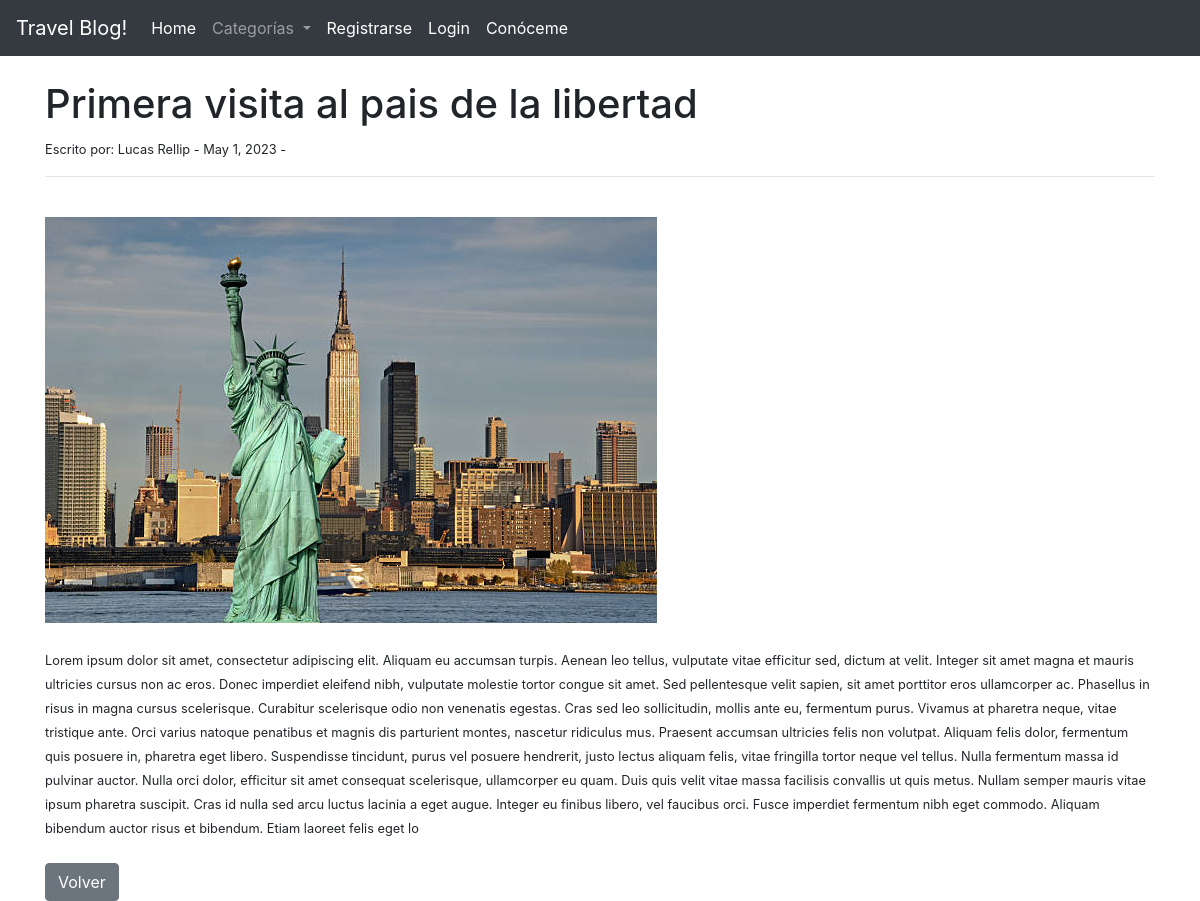
Page /articulo/23 on the committed database.
### TravelBlog/models.py (models this page shows, shortened)
class Post(models.Model):
    titulo = models.CharField(max_length= 50)
    autor = models.ForeignKey(User, on_delete=models.CASCADE)
    cuerpo = models.TextField()
    fechapost = models.DateField(auto_now_add=True)
    categorias = models.CharField(max_length= 50, default='Otros')
    imagen = models.ImageField(null=True, blank=True, upload_to = "imagenes/")

### TravelBlog/views.py (the view)
# urls.py: path('articulo/<int:pk>', VistaArticulo.as_view(), name = "articulodetalle"),
class VistaArticulo(DetailView):
    model = Post
    template_name = 'articulo_detalles.html'
    def get_context_data(self, *args, **kwargs):
        categ_menu = Categoria.objects.all()
        context = super(VistaArticulo, self).get_context_data()
        context["categ_menu"] = categ_menu
        return context

### TravelBlog/models.py (called while the page is built)
    def __str__(self):
        return self.nombre

### TravelBlog/templates/articulo_detalles.html (shortened to what this page needs)
{% extends 'base.html' %}
{% block contenido_cambia %}
<h1>{{ post.titulo }}</h1>
<small> Escrito por: {{ post.autor.first_name }} {{ post.autor.last_name }} - {{ post.fechapost }} -
<hr>
<br/>
        {% if post.imagen %}
            <img src = "{{ post.imagen.url }}"> <br/><br/>
        {% endif %}
{{ post.cuerpo | safe }}
<br><br/>
<a href = "{% url 'home' %}" class="btn btn-secondary">Volver</a>
{% endblock %}

### rows in the picture
Post: titulo "Primera visita al pais de la libertad", autor.first_name "Lucas", autor.last_name "Rellip", fechapost "May 1, 2023", imagen (picture), cuerpo "Lorem ipsum dolor sit amet, consectetur adipiscing elit. Aliquam eu accumsan turpis. Aenean leo tellus, vulputate vitae efficitur sed, dictum at velit. Integer sit amet magna et mauris ultricies cursus non ac eros. Donec imperdiet eleifend nibh, vulputate molestie tortor congue sit amet. Sed pellentesque velit sapien, sit amet porttitor eros ullamcorper ac. Phasellus in risus in magna cursus scelerisque. Curabitur scelerisque odio non venenatis egestas. Cras sed leo sollicitudin, mollis ante eu, fermentum purus. Vivamus at pharetra neque, vitae tristique ante. Orci varius natoque penatibus et magnis dis parturient montes, nascetur ridiculus mus. Praesent accumsan ultricies felis non…"
